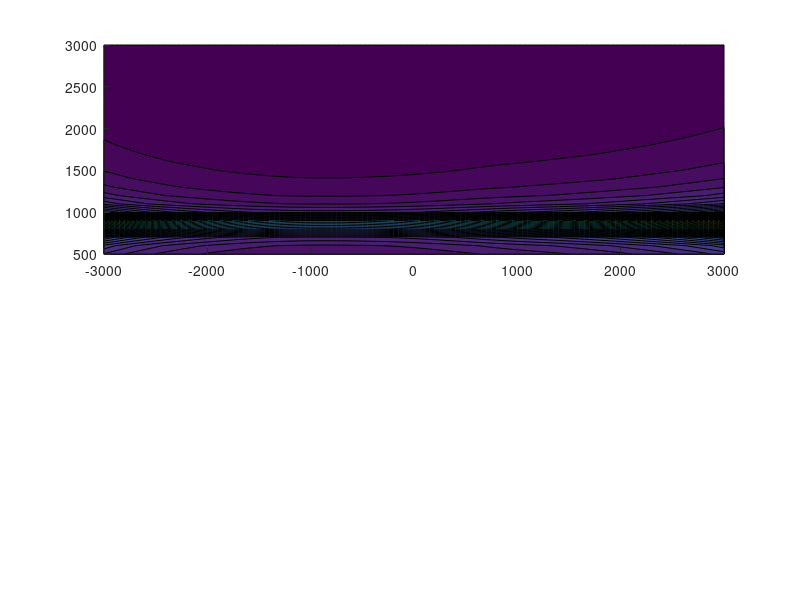

MATLAB code for this plot: (Note: this script raises an error after producing the figure.)
% Load data from mat file
clear all
load 2dOffRR2d
gcf=figure;
set(gcf,'Units','Normalized','Position',[0 0 0.3 0.9]);

% Axes positions
p_2dRR_t_y=0.49;p_2dRR_b_y=0.0;
p_2dRR_t_x=0.21;p_2dRR_b_x=0.21;
w=0.55;h=0.55;
pos=[p_2dRR_t_x p_2dRR_t_y w h;p_2dRR_b_x p_2dRR_b_y w h];

% Color bar positions
cp_2dRR_y=0.935;cp_2dRR_b_y=0.445;
cp_2dRR_x=0.21;cp_2dRR_b_x=0.21;
cw=0.5506;ch=0.03;
cpos=[cp_2dRR_x cp_2dRR_y cw ch;cp_2dRR_b_x cp_2dRR_b_y cw ch];

% Text
tstr={'a)';'b)'};
% Text positions
tp_2dRR_y=0.85;tp_2dRR_b_y=0.36;
tp_2dRR_x=0.21;tp_2dRR_b_x=0.21;
tw=0.06;th=0.06;
tpos=[tp_2dRR_x tp_2dRR_y tw th; tp_2dRR_b_x tp_2dRR_b_y tw th];

% Plot
subplot(2,1,1);contourf(OffRes_2dRR_2d_dws,OffRes_2dRR_2d_dvibs,OffRes_2dRR_2d_Ratio(:,:,1),50,'edgecolor','none');
xlabel('(\omega_L - \omega_{eg})/2\pic (cm^{-1})');
ylabel({'\omega_{vib}/2\pic (cm^{-1})'});%caxis([0 maxr])
colormap jet;colorbar('Location','northoutside','fontsize',10,'Position',cpos(1,:));
set(gca,'linewidth',2,'fontsize',10,'fontweight','bold','Position',pos(1,:));axis square;
annotation(gcf,'textbox',tpos(1,:),...
    'String',tstr(1),'EdgeColor','none',...
    'fontweight','bold','fontsize',10,'Color',[1 1 1]);

subplot(2,1,2);contourf(OffRes_2dRR_2d_dws,OffRes_2dRR_2d_dvibs,OffRes_2dRR_2d_Ratio(:,:,2),50,'edgecolor','none');
xlabel('(\omega_L - \omega_{eg})/2\pic (cm^{-1})');
ylabel({'\omega_{vib}/2\pic (cm^{-1})'});%caxis([0 maxr])
colormap jet;colorbar('Location','northoutside','fontsize',10,'Position',cpos(2,:));
set(gca,'linewidth',2,'fontsize',10,'fontweight','bold','Position',pos(2,:));axis square;
annotation(gcf,'textbox',tpos(2,:),...
    'String',tstr(2),'EdgeColor','none',...
    'fontweight','bold','fontsize',10,'Color',[1 1 1]);